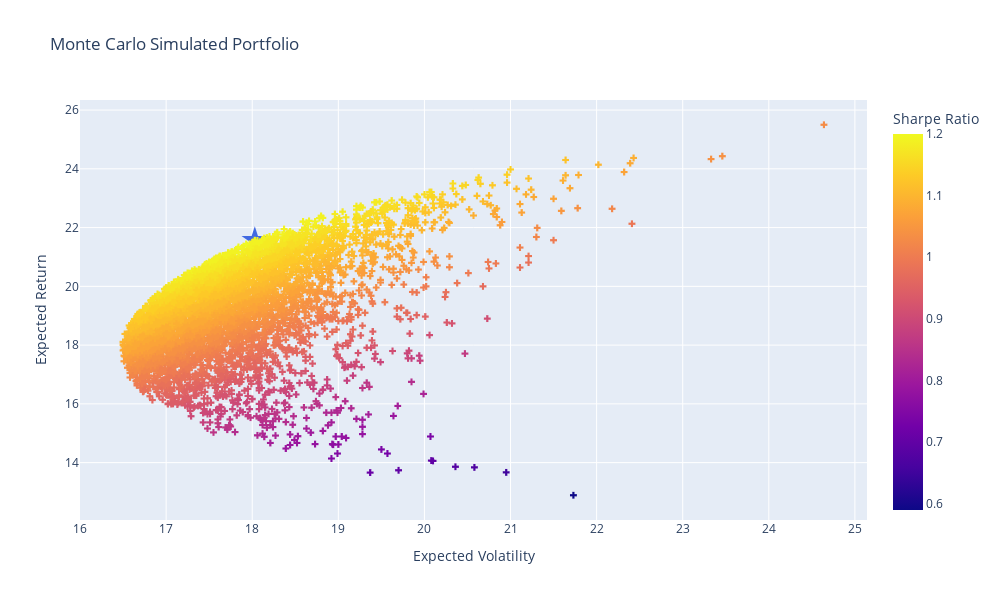

Source (notebook cell):
### Code cell
# Plot simulated portfolio
fig = px.scatter(
    temp, x='port_vols', y='port_rets', color='sharpe_ratio', 
    labels={'port_vols': 'Expected Volatility', 'port_rets': 'Expected Return','sharpe_ratio': 'Sharpe Ratio'},
    title="Monte Carlo Simulated Portfolio"
     ).update_traces(mode='markers', marker=dict(symbol='cross'))

# Plot max sharpe 
fig.add_scatter(
    mode='markers', 
    x=[temp.iloc[temp.sharpe_ratio.idxmax()]['port_vols']], 
    y=[temp.iloc[temp.sharpe_ratio.idxmax()]['port_rets']], 
    marker=dict(color='RoyalBlue', size=20, symbol='star'),
    name = 'Max Sharpe'
).update(layout_showlegend=False)

# Show spikes
fig.update_xaxes(showspikes=True)
fig.update_yaxes(showspikes=True)
fig.show()

### Figure 1 — Plotly figure (JSON) as saved in the notebook; plotly's stock layout.template omitted (floating-point values rounded to 4 significant figures; data arrays with more than 128 entries replaced by an {"elided": "..."} marker saying what was removed)
{"data": [{"hovertemplate": "Expected Volatility=%{x}<br>Expected Return=%{y}<br>Sharpe Ratio=%{marker.color}<extra></extra>", "legendgroup": "", "marker": {"color": {"elided": "5000 float values"}, "coloraxis": "coloraxis", "symbol": "cross"}, "mode": "markers", "name": "", "showlegend": false, "type": "scattergl", "x": {"elided": "5000 float values"}, "xaxis": "x", "y": {"elided": "5000 float values"}, "yaxis": "y"}, {"marker": {"color": "RoyalBlue", "size": 20, "symbol": "star"}, "mode": "markers", "name": "Max Sharpe", "type": "scatter", "x": [18.03], "y": [21.57]}], "layout": {"coloraxis": {"colorbar": {"title": {"text": "Sharpe Ratio"}}, "colorscale": [[0, "#0d0887"], [0.1111, "#46039f"], [0.2222, "#7201a8"], [0.3333, "#9c179e"], [0.4444, "#bd3786"], [0.5556, "#d8576b"], [0.6667, "#ed7953"], [0.7778, "#fb9f3a"], [0.8889, "#fdca26"], [1, "#f0f921"]]}, "height": 600, "legend": {"tracegroupgap": 0}, "showlegend": false, "title": {"text": "Monte Carlo Simulated Portfolio"}, "width": 1000, "xaxis": {"anchor": "y", "domain": [0, 1], "showspikes": true, "title": {"text": "Expected Volatility"}}, "yaxis": {"anchor": "x", "domain": [0, 1], "showspikes": true, "title": {"text": "Expected Return"}}}}
